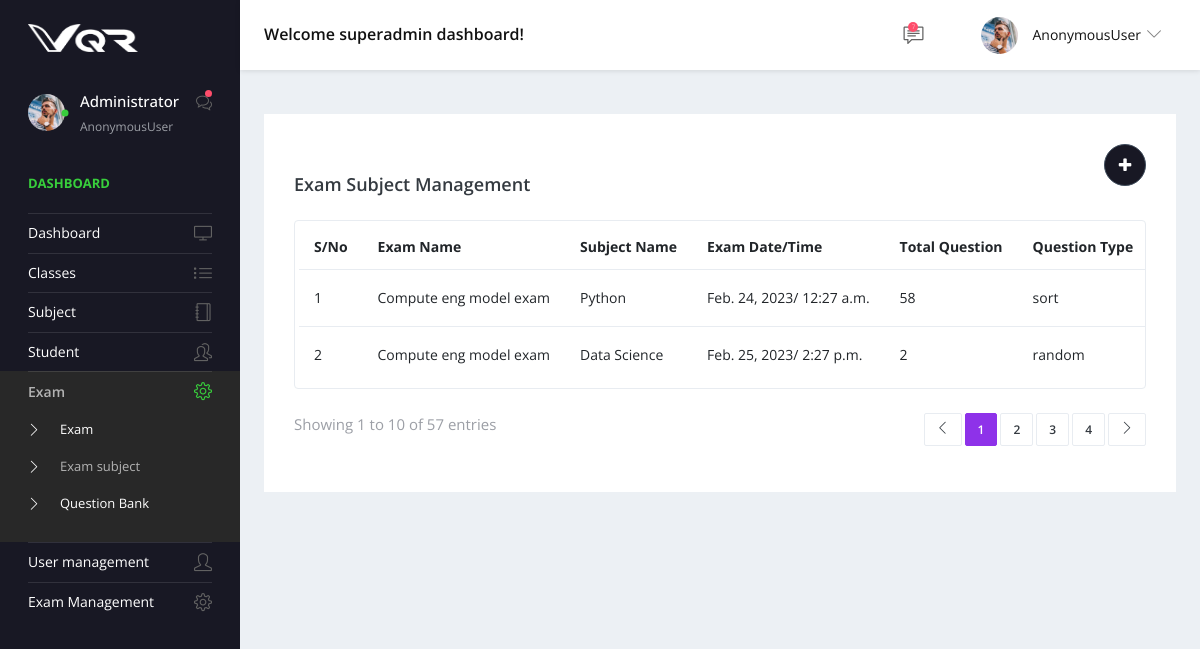
Page /exam_subject on the committed database.
### app/models.py (models this page shows)
class common_table(models.Model):
    created_by = models.ForeignKey(User, related_name="%(app_label)s_%(class)s_ownership",on_delete=models.CASCADE,null=True)
    created_dt = models.DateField(auto_now=True)
    updated_by =  models.ForeignKey(User, related_name="%(app_label)s_%(class)s_ownership1",on_delete=models.CASCADE,null=True)
    updated_dt = models.DateField(null=True)
    created_tm = models.TimeField(auto_now=True)
    updated_tm = models.TimeField(null=True)
    status = models.CharField(max_length=10, null=True)
    class Meta:
        abstract = True

class Multiple_exam_details(common_table):
    exam_id = models.ForeignKey(Exam_master,related_name='Multiple_exam_details_exam_id',on_delete=models.CASCADE,null=True)
    subject_id = models.ForeignKey(Subject_master,related_name='Multiple_exam_details_subject_id',on_delete=models.CASCADE,null=True)
    exam_dt = models.DateField()
    exam_tm = models.TimeField()
    total_que = models.IntegerField()
    question_type = models.CharField(max_length=25,null=True)

class Exam_master(common_table):
    exam_name = models.CharField(max_length=25,null=True)
    class_id = models.ForeignKey(Class_master,related_name='Exam_master_class_id',on_delete=models.CASCADE,null=True)
    duration = models.CharField(max_length=25,null=True)

class Subject_master(common_table):
    name = models.CharField(max_length=25,null=True)

### app/views.py (the view)
# urls.py: path('exam_subject',views.exam_subject,name='exam_subject'),
def exam_subject(request):
    data = Multiple_exam_details.objects.all()
    context = {
        'data':data
    }
    return render(request,'exam_subject.html',context)

### app/templates/exam_subject.html (shortened to what this page needs)
{% extends 'base.html' %}
{% block content %}
<div class="content-wrapper">
    <div class="row">
      <div class="col-md-12 grid-margin stretch-card">
        <div class="card">
          <div class="card-body">
            <a href="{% url 'create_exam_subject' %}">
            <button style=" float: right;background: #181824;" type="button" class="btn btn-dark btn-rounded btn-icon">
                <i class="fa fa-plus m-1"></i>
              </button>
          </a>
            <br>
            <div class="d-sm-flex align-items-center mb-4">
              <h4 class="card-title mb-sm-0 mt-2">Exam Subject Management</h4>
            </div>
            <div class="table-responsive border rounded p-1">
              <table class="table">
                <thead>
                  <tr>
                    <th class="font-weight-bold"> S/No</th>
                    <th class="font-weight-bold">Exam Name</th>
                    <th class="font-weight-bold">Subject Name</th>
                    <th class="font-weight-bold">Exam Date/Time</th>
                    <th class="font-weight-bold">Total Question</th>
                    <th class="font-weight-bold"> Question Type</th>
                  </tr>
                </thead>
                <tbody>
                  {% for i in data %}
                  <tr>
                    <td>{{forloop.counter}}</td>
                    <td>
                    {{i.exam_id.exam_name}}
                    </td>
                    <td>
                      {{i.subject_id.name}}
                      </td>
                      <td>
                        {{i.exam_dt}}/   {{i.exam_tm}}
                        </td>
                        <td>
                          {{i.total_que}}
                          </td>
                          <td>
                            {{i.question_type}}
                            </td>
                  </tr>
                  {% endfor %}
                </tbody>
              </table>
            </div>
            <div class="d-flex mt-4 flex-wrap">
              <p class="text-muted">Showing 1 to 10 of 57 entries</p>
              <nav class="ml-auto">
                <ul class="pagination separated pagination-info">
                  <li class="page-item"><a href="#" class="page-link"><i class="icon-arrow-left"></i></a></li>
                  <li class="page-item active"><a href="#" class="page-link">1</a></li>
                  <li class="page-item"><a href="#" class="page-link">2</a></li>
                  <li class="page-item"><a href="#" class="page-link">3</a></li>
                  <li class="page-item"><a href="#" class="page-link">4</a></li>
                  <li class="page-item"><a href="#" class="page-link"><i class="icon-arrow-right"></i></a></li>
                </ul>
              </nav>
            </div>
          </div>
        </div>
      </div>
    </div>
  </div>
{% endblock %}

### rows in the picture
Multiple_exam_details: exam_id.exam_name "Compute eng model exam", subject_id.name "Python", exam_dt "Feb. 24, 2023", exam_tm "12:27 a.m.", total_que "58", question_type "sort"
Multiple_exam_details: exam_id.exam_name "Compute eng model exam", subject_id.name "Data Science", exam_dt "Feb. 25, 2023", exam_tm "2:27 p.m.", total_que "2", question_type "random"

### other values in the picture
{{ request.user }} "AnonymousUser"
